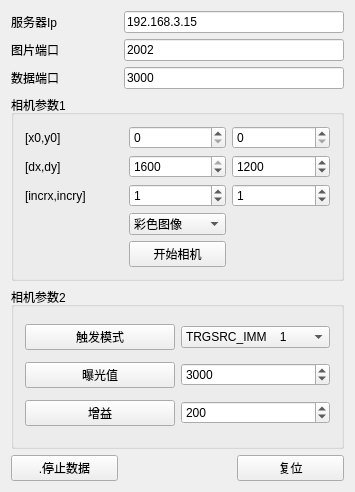
<?xml version="1.0" encoding="UTF-8"?>
<ui version="4.0">
 <class>Connect</class>
 <widget class="QWidget" name="Connect">
  <property name="geometry">
   <rect>
    <x>0</x>
    <y>0</y>
    <width>355</width>
    <height>492</height>
   </rect>
  </property>
  <property name="windowTitle">
   <string>Connect</string>
  </property>
  <layout class="QGridLayout" name="gridLayout_3">
   <item row="0" column="0">
    <widget class="QLabel" name="label">
     <property name="text">
      <string>服务器Ip</string>
     </property>
    </widget>
   </item>
   <item row="0" column="1" colspan="2">
    <widget class="QLineEdit" name="editIP">
     <property name="text">
      <string>192.168.3.15</string>
     </property>
    </widget>
   </item>
   <item row="1" column="0">
    <widget class="QLabel" name="label_2">
     <property name="text">
      <string>图片端口</string>
     </property>
    </widget>
   </item>
   <item row="1" column="1" colspan="2">
    <widget class="QLineEdit" name="editImg">
     <property name="text">
      <string>2002</string>
     </property>
    </widget>
   </item>
   <item row="2" column="0">
    <widget class="QLabel" name="label_5">
     <property name="text">
      <string>数据端口</string>
     </property>
    </widget>
   </item>
   <item row="2" column="1" colspan="2">
    <widget class="QLineEdit" name="editData">
     <property name="text">
      <string>3000</string>
     </property>
    </widget>
   </item>
   <item row="3" column="0" colspan="3">
    <widget class="QGroupBox" name="groupBox_2">
     <property name="title">
      <string>相机参数1</string>
     </property>
     <layout class="QGridLayout" name="gridLayout">
      <item row="0" column="0">
       <widget class="QLabel" name="label_6">
        <property name="text">
         <string>[x0,y0]</string>
        </property>
       </widget>
      </item>
      <item row="0" column="1">
       <widget class="QSpinBox" name="spinx0">
        <property name="maximum">
         <number>800</number>
        </property>
        <property name="value">
         <number>0</number>
        </property>
       </widget>
      </item>
      <item row="0" column="2">
       <widget class="QSpinBox" name="spiny0">
        <property name="maximum">
         <number>800</number>
        </property>
        <property name="value">
         <number>0</number>
        </property>
       </widget>
      </item>
      <item row="1" column="0">
       <widget class="QLabel" name="label_7">
        <property name="text">
         <string>[dx,dy]</string>
        </property>
       </widget>
      </item>
      <item row="1" column="1">
       <widget class="QSpinBox" name="spindx">
        <property name="maximum">
         <number>1600</number>
        </property>
        <property name="value">
         <number>1600</number>
        </property>
       </widget>
      </item>
      <item row="1" column="2">
       <widget class="QSpinBox" name="spindy">
        <property name="maximum">
         <number>2000</number>
        </property>
        <property name="value">
         <number>1200</number>
        </property>
       </widget>
      </item>
      <item row="2" column="0">
       <widget class="QLabel" name="label_8">
        <property name="text">
         <string>[incrx,incry]</string>
        </property>
       </widget>
      </item>
      <item row="2" column="1">
       <widget class="QSpinBox" name="spinix">
        <property name="value">
         <number>1</number>
        </property>
       </widget>
      </item>
      <item row="2" column="2">
       <widget class="QSpinBox" name="spiniy">
        <property name="value">
         <number>1</number>
        </property>
       </widget>
      </item>
      <item row="4" column="1">
       <widget class="QPushButton" name="buttonstart">
        <property name="text">
         <string>开始相机</string>
        </property>
       </widget>
      </item>
      <item row="3" column="1">
       <widget class="QComboBox" name="comboBox_2">
        <item>
         <property name="text">
          <string>彩色图像</string>
         </property>
        </item>
        <item>
         <property name="text">
          <string>灰色图像</string>
         </property>
        </item>
       </widget>
      </item>
     </layout>
    </widget>
   </item>
   <item row="5" column="0">
    <widget class="QPushButton" name="pushButton">
     <property name="text">
      <string>.停止数据</string>
     </property>
    </widget>
   </item>
   <item row="4" column="0" colspan="3">
    <widget class="QGroupBox" name="groupBox">
     <property name="title">
      <string>相机参数2</string>
     </property>
     <layout class="QGridLayout" name="gridLayout_2">
      <item row="1" column="0">
       <widget class="QPushButton" name="btExposure">
        <property name="text">
         <string>曝光值</string>
        </property>
       </widget>
      </item>
      <item row="1" column="1">
       <widget class="QSpinBox" name="spinExposure">
        <property name="maximum">
         <number>30000</number>
        </property>
        <property name="value">
         <number>3000</number>
        </property>
       </widget>
      </item>
      <item row="2" column="1">
       <widget class="QSpinBox" name="spinGain">
        <property name="maximum">
         <number>2000</number>
        </property>
        <property name="value">
         <number>200</number>
        </property>
       </widget>
      </item>
      <item row="2" column="0">
       <widget class="QPushButton" name="btGain">
        <property name="text">
         <string>增益</string>
        </property>
       </widget>
      </item>
      <item row="0" column="0">
       <widget class="QPushButton" name="pushButton_2">
        <property name="text">
         <string>触发模式</string>
        </property>
       </widget>
      </item>
      <item row="0" column="1">
       <widget class="QComboBox" name="comboBox">
        <property name="currentIndex">
         <number>1</number>
        </property>
        <item>
         <property name="text">
          <string>TRGSRC_UNSET 0 </string>
         </property>
        </item>
        <item>
         <property name="text">
          <string>TRGSRC_IMM    1</string>
         </property>
        </item>
        <item>
         <property name="text">
          <string>TRGSRC_EXT      2</string>
         </property>
        </item>
       </widget>
      </item>
     </layout>
    </widget>
   </item>
   <item row="5" column="2">
    <widget class="QPushButton" name="buttonstop">
     <property name="text">
      <string>复位</string>
     </property>
    </widget>
   </item>
  </layout>
 </widget>
 <layoutdefault spacing="6" margin="11"/>
 <resources/>
 <connections/>
</ui>
